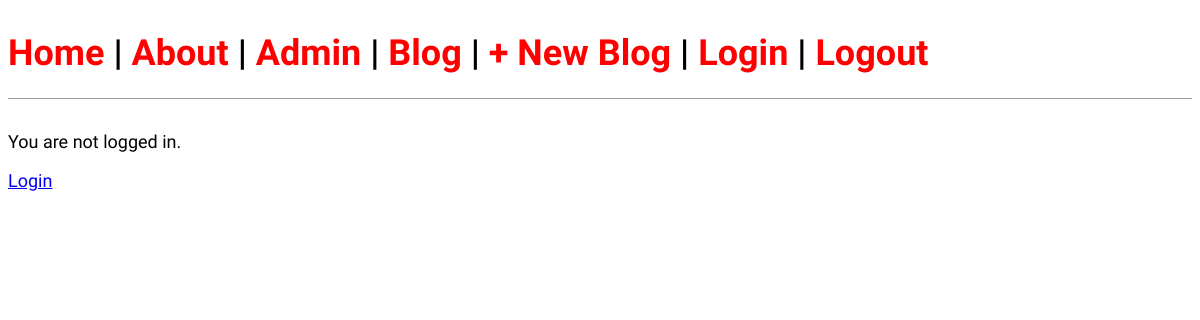
The page /blog/ on the database as committed earlier.
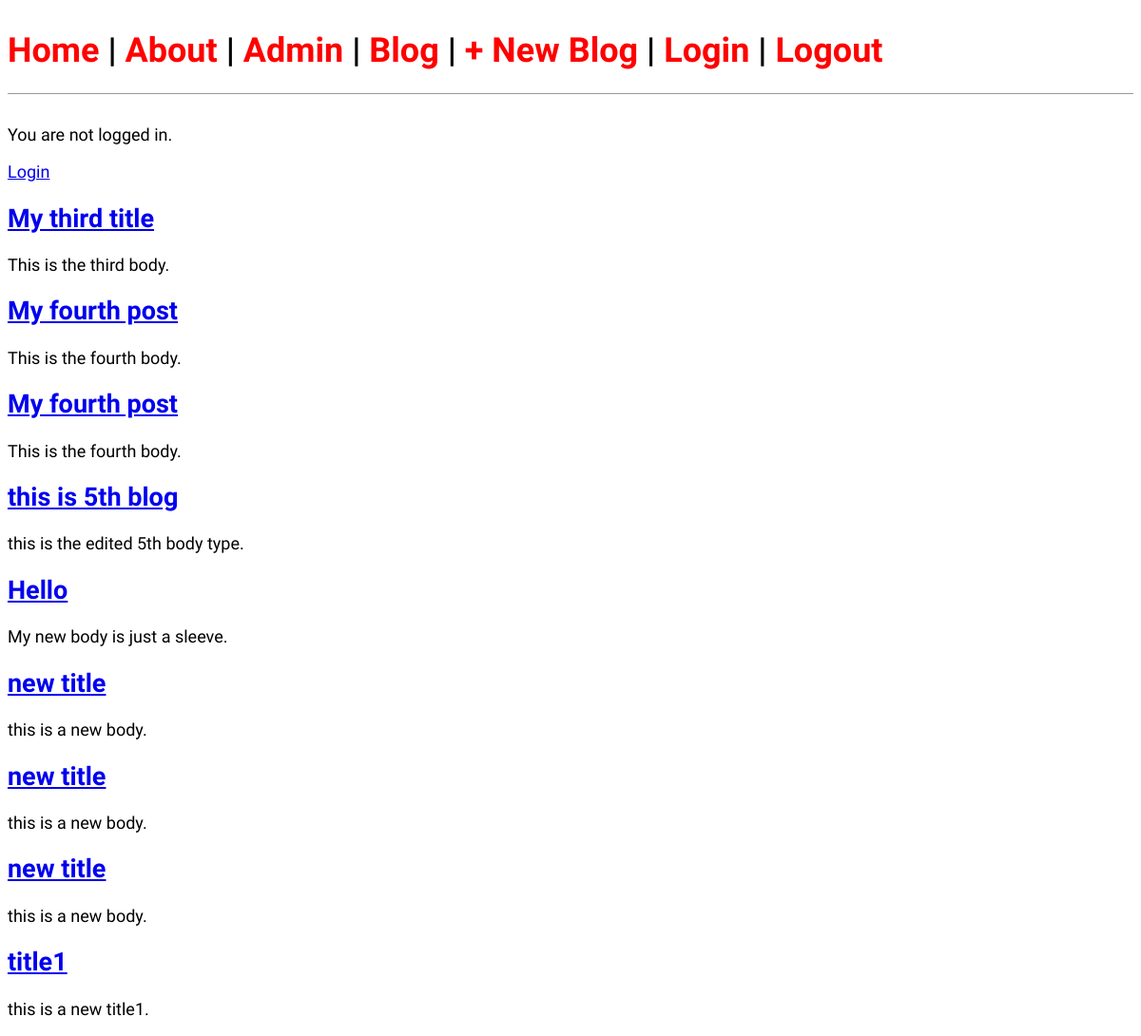
The same page on the database as committed later.
### blog/models.py (models this page shows, shortened)
class Blogger(models.Model):
    title=models.CharField(max_length=180)
    author=models.ForeignKey(
        'auth.User',
        on_delete=models.CASCADE,
    )
    body = models.TextField()

### blog/views.py (the view)
# urls.py: path('', views.BlogListView.as_view(), name='blog'),
class BlogListView(ListView):
    model = Blogger
    template_name = 'blog.html'
    fields=['title']

### templates/blog.html
{% extends 'base.html' %}
{% block content %}
  {% for blog in object_list %}
    <div class="blog-entry">
      <h2><a href="{% url 'blog_details_view' blog.pk %}">{{ blog.title }}
          </a>
      </h2>
      <p>{{ blog.body }}</p>
    </div>
  {% endfor %}
{% endblock content %}

### templates/base.html (shortened to what this page needs)
{%load static %}
<header>
  <link rel="stylesheet" href="{% static 'css/base.css' %}">
  <h1><a href="{% url 'home' %}">Home</a>         |
    <a href="{% url 'about' %}">About</a>         |
    <a href="{% url 'adminPage' %}">Admin </a>    |
    <a href="{% url 'blog' %}">Blog </a>          |
    <a href="{% url 'blog_new' %}">+ New Blog </a>|
    <a href="{% url 'login' %}"> Login </a>       |
    <a href="{% url 'logout' %}"> Logout </a>
  </h1>
</header>
{% if user.is_authenticated %}
  <p>Hi {{user.username}} !</p>
{% else %}
  <p>You are not logged in.</p>
  <a href="{%url 'login'%}">Login</a>
{%endif%}
<div class="container">
  {% block content %}
  {% endblock %}
</div>
</body>
</html>

### static/css/base.css (style rules this page uses)
header { border-bottom: 1px solid #999; margin-bottom: 2rem; display: flex; }
header h1 a { color: red; text-decoration: none; }

Rows that differ between the two databases and show on the page:
added Blogger: title "My third title", body "This is the third body."
added Blogger: title "My fourth post", body "This is the fourth body."
added Blogger: title "My fourth post", body "This is the fourth body."
added Blogger: title "this is 5th blog", body "this is the edited 5th body type."
added Blogger: title "Hello", body "My new body is just a sleeve."
added Blogger: title "new title", body "this is a new body."
added Blogger: title "new title", body "this is a new body."
added Blogger: title "new title", body "this is a new body."
added Blogger: title "title1", body "this is a new title1."
